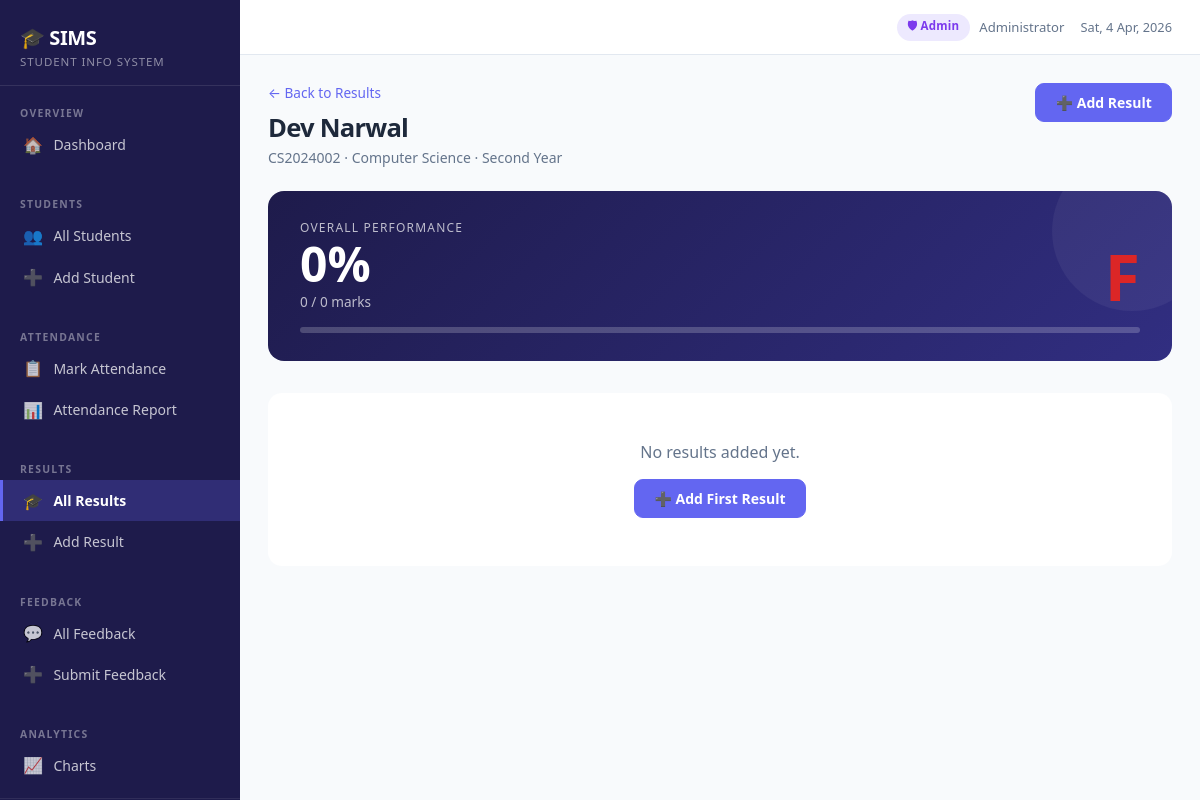
The page /results/student/2 (signed in) on the database its author committed.
### tables this page shows
CREATE TABLE students (
                id          INTEGER PRIMARY KEY AUTOINCREMENT,
                student_id  TEXT UNIQUE NOT NULL,
                name        TEXT NOT NULL,
                email       TEXT,
                dob         TEXT,
                gender      TEXT,
                department  TEXT NOT NULL,
                year        TEXT NOT NULL,
                status      TEXT DEFAULT 'Active',
                address     TEXT,
                enroll_date TEXT,
                created_at  TIMESTAMP DEFAULT CURRENT_TIMESTAMP
            );

### app.py (the view, shortened to what this page needs)
@app.route('/results/student/<int:sid>')
@admin_required
def student_results(sid):
    with get_db() as conn:
        student = conn.execute('SELECT * FROM students WHERE id=?', (sid,)).fetchone()
        results = conn.execute(
            'SELECT * FROM results WHERE student_id=? ORDER BY semester,subject', (sid,)).fetchall()
        sem_data = {}
        for sem in sem_data:
            tm = sem_data[sem]['total_marks']; mx = sem_data[sem]['total_max']
            sem_data[sem]['sem_pct']   = round(tm / mx * 100, 1) if mx else 0
            sem_data[sem]['sem_grade'] = calculate_grade(sem_data[sem]['sem_pct'])
        overall_marks = sum(r['marks_obtained'] for r in results)
        overall_max   = sum(r['max_marks']       for r in results)
        overall_pct   = round(overall_marks / overall_max * 100, 1) if overall_max else 0
        overall_grade = calculate_grade(overall_pct)
    if not student:
        flash('Student not found.', 'error')
        return redirect(url_for('results'))
    return render_template('student_results.html', student=student,
        sem_data=sem_data, overall_pct=overall_pct, overall_grade=overall_grade,
        overall_marks=overall_marks, overall_max=overall_max,
        calculate_grade=calculate_grade, get_grade_color=get_grade_color)

### app.py (called while the page is built)
def get_db():
    conn = sqlite3.connect(DB)
    conn.row_factory = sqlite3.Row
    return conn

def calculate_grade(pct):
    if pct >= 90: return 'O'
    if pct >= 80: return 'A+'
    if pct >= 70: return 'A'
    if pct >= 60: return 'B+'
    if pct >= 50: return 'B'
    if pct >= 40: return 'C'
    return 'F'

def get_grade_color(grade):
    return {'O':'#10b981','A+':'#3b82f6','A':'#6366f1',
            'B+':'#f59e0b','B':'#f97316','C':'#ef4444','F':'#dc2626'}.get(grade,'#6b7280')

def admin_required(f):
    @wraps(f)
    def decorated(*args, **kwargs):
        if 'user_id' not in session:
            flash('Please log in to access this page.', 'error')
            return redirect(url_for('login', next=request.path))
        if session.get('role') != 'admin':
            flash('Access denied — admin only.', 'error')
            return redirect(url_for('student_dashboard'))
        return f(*args, **kwargs)
    return decorated

### templates/student_results.html (shortened to what this page needs)
{% extends "base.html" %}
{% block content %}
<div class="page-header">
  <div>
    <a href="{{ url_for('results') }}" class="back-link">← Back to Results</a>
    <h1 class="page-title">{{ student.name }}</h1>
    <p class="page-sub">{{ student.student_id }} · {{ student.department }} · {{ student.year }}</p>
  </div>
  <a href="{{ url_for('add_result') }}?student_id={{ student.id }}" class="btn btn-primary">➕ Add Result</a>
</div>
<div class="overall-card">
  <div class="oc-left">
    <div class="oc-label">Overall Performance</div>
    <div class="oc-score">{{ overall_pct }}%</div>
    <div class="oc-detail">{{ overall_marks|int }} / {{ overall_max|int }} marks</div>
  </div>
  <div class="oc-grade" style="color:{{ get_grade_color(overall_grade) }}">
    {{ overall_grade }}
  </div>
  <div class="oc-bar-wrap">
  </div>
</div>
{% if not sem_data %}
<div class="empty-state" style="margin-top:2rem">
  <p>No results added yet.</p>
  <a href="{{ url_for('add_result') }}?student_id={{ student.id }}" class="btn btn-primary" style="margin-top:1rem">➕ Add First Result</a>
</div>
{% endif %}
{% endblock %}

### static/style.css (style rules this page uses)
:root { --primary: #6366f1; --primary-light: #eef2ff; --primary-dark: #4f46e5; --bg: #f8fafc; --surface: #ffffff; --border: #e2e8f0; --text: #1e293b; --text-muted: #64748b; --hover: #f1f5f9; --sidebar-w: 240px; --success: #10b981; --danger: #ef4444; --warn: #f59e0b; }
*, *::before, *::after { box-sizing: border-box; margin: 0; padding: 0; }
body { font-family: 'Segoe UI', system-ui, -apple-system, sans-serif; background: var(--bg); color: var(--text); display: flex; min-height: 100vh; }
a { color: inherit; }
.page-header { display: flex; justify-content: space-between; align-items: flex-start; margin-bottom: 1.5rem; }
.page-title { font-size: 1.6rem; font-weight: 800; letter-spacing: -.03em; }
.page-sub { color: var(--text-muted); font-size: .875rem; margin-top: .2rem; }
.back-link { font-size: .85rem; color: var(--primary); text-decoration: none; display: block; margin-bottom: .5rem; }
.btn { padding: .55rem 1.2rem; border-radius: 9px; font-size: .875rem; font-weight: 600; cursor: pointer; text-decoration: none; border: 1.5px solid transparent; transition: all .15s; display: inline-flex; align-items: center; gap: .4rem; }
.btn-primary { background: var(--primary); color: white; border-color: var(--primary); }
.empty-state { text-align: center; padding: 3rem 2rem; background: var(--surface); border-radius: 14px; color: var(--text-muted); }
.overall-card { background: linear-gradient(135deg,#1e1b4b,#312e81); color: white; border-radius: 16px; padding: 1.75rem 2rem; margin-bottom: 1.75rem; position: relative; overflow: hidden; }
.overall-card::before { content: ''; position: absolute; top: -40px; right: -40px; width: 160px; height: 160px; background: rgba(255,255,255,.05); border-radius: 50%; }
.oc-label { font-size: .75rem; text-transform: uppercase; letter-spacing: .1em; opacity: .7; margin-bottom: .25rem; }
.oc-score { font-size: 3rem; font-weight: 900; line-height: 1; }
.oc-detail { font-size: .85rem; opacity: .7; margin-top: .25rem; }
.oc-grade { position: absolute; right: 2rem; top: 50%; transform: translateY(-50%); font-size: 4rem; font-weight: 900; }
.oc-bar-wrap { margin-top: 1rem; height: 6px; background: rgba(255,255,255,.2); border-radius: 99px; overflow: hidden; }

### rows shown on the page
students: name "Dev Narwal", student_id "CS2024002", department "Computer Science", year "Second Year"

### other values the page prints
{{ session.get('display_name', '') }} "Administrator"
{{ overall_pct }} "0"
{{ overall_marks|int }} "0"
{{ overall_max|int }} "0"
{{ overall_grade }} "F"
